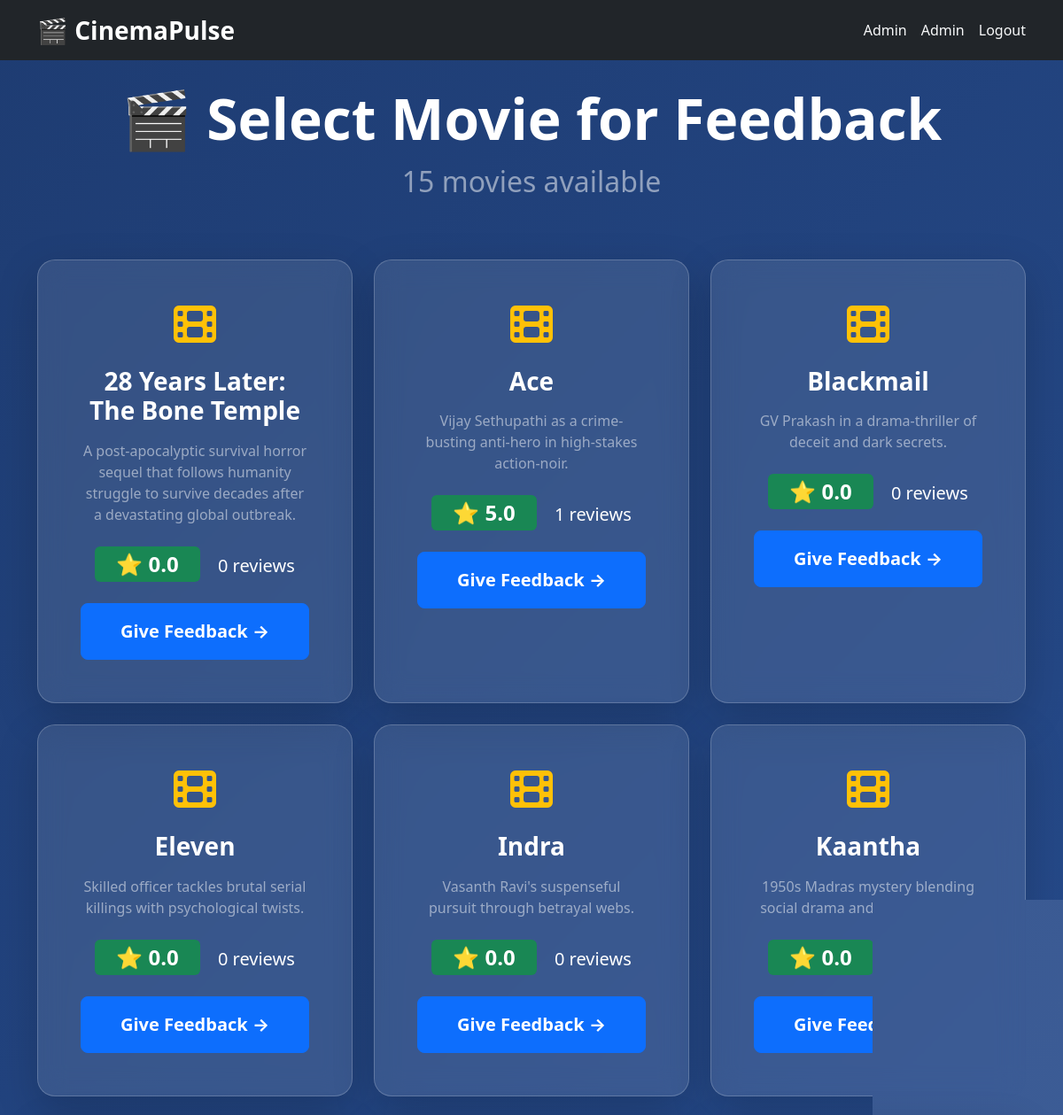
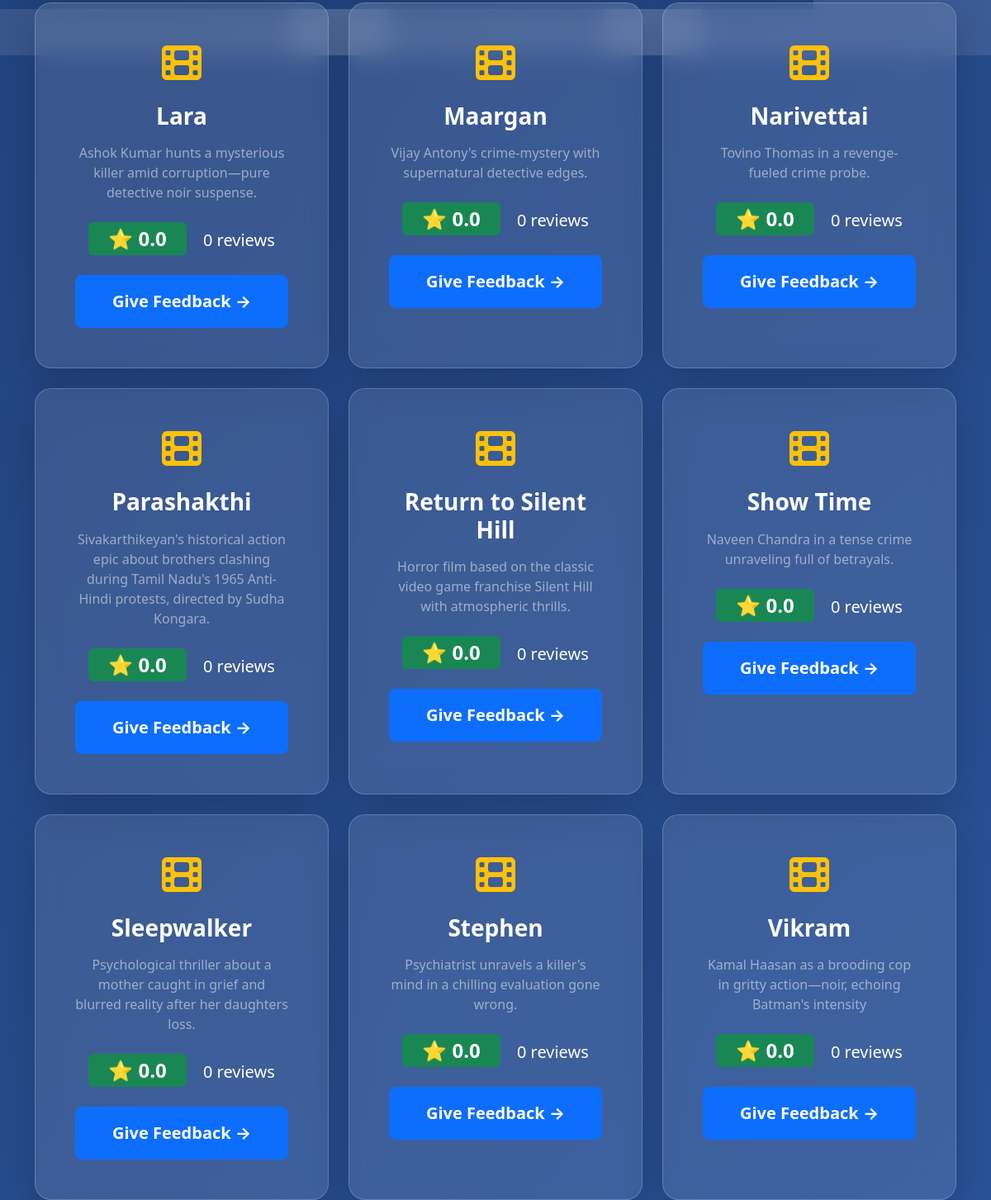
Page /home (signed in) on the committed database (2 pictures, top to bottom).
### tables this page shows
CREATE TABLE movies (
        id INTEGER PRIMARY KEY AUTOINCREMENT,
        title TEXT NOT NULL,
        description TEXT,
        average_rating REAL DEFAULT 0.0,
        total_reviews INTEGER DEFAULT 0
    );

### app.py (the view)
@app.route('/home')
def home():
    if 'user_id' not in session: return redirect(url_for('login'))
    conn = get_db()
    movies = conn.execute('SELECT * FROM movies ORDER BY title ASC').fetchall()
    conn.close()
    return render_template('home.html', movies=movies)

### app.py (called while the page is built)
def get_db():
    conn = sqlite3.connect('cinemapulse.db')
    conn.row_factory = sqlite3.Row
    return conn

### templates/home.html
{% extends "base.html" %}
{% block content %}
<div class="row mb-5 text-center">
    <h1 class="display-3 fw-bold text-white">🎬 Select Movie for Feedback</h1>
    <p class="lead fs-2 text-white-50">{{ movies|length }} movies available</p>
</div>
<div class="row g-4">
    {% for movie in movies %}
    <div class="col-lg-6 col-xl-4">
        <div class="card glass-effect h-100 shadow-lg">
            <div class="card-body p-5 text-center">
                <i class="fas fa-film fa-3x text-warning mb-4"></i>
                <h3 class="text-white fw-bold mb-3">{{ movie.title }}</h3>
                <p class="text-white-50 mb-4">{{ movie.description }}</p>
                <div class="mb-4">
                    <span class="badge bg-success fs-4 px-4 py-2">⭐ {{ "%.1f"|format(movie.average_rating) }}</span>
                    <span class="ms-3 fs-5 text-white">{{ movie.total_reviews }} reviews</span>
                </div>
                <a href="{{ url_for('feedback', movie_id=movie.id) }}" class="btn btn-primary btn-lg w-100 py-3 fw-bold">
                    Give Feedback →
                </a>
            </div>
        </div>
    </div>
    {% endfor %}
</div>
{% endblock %}

### templates/base.html (style rules this page uses)
body { background: linear-gradient(135deg, #1e3c72 0%, #2a5298 100%); min-height: 100vh; }
.glass-effect { background: rgba(255,255,255,0.1); backdrop-filter: blur(15px); border: 1px solid rgba(255,255,255,0.2); border-radius: 20px; }

### rows in the picture
movies: title "28 Years Later: The Bone Temple", description "A post-apocalyptic survival horror sequel that follows humanity struggle to survive decades after a devastating global outbreak.", average_rating "0.0", total_reviews "0"
movies: title "Ace", description "Vijay Sethupathi as a crime-busting anti-hero in high-stakes action-noir.", average_rating "5.0", total_reviews "1"
movies: title "Blackmail", description "GV Prakash in a drama-thriller of deceit and dark secrets.", average_rating "0.0", total_reviews "0"
movies: title "Eleven", description "Skilled officer tackles brutal serial killings with psychological twists.", average_rating "0.0", total_reviews "0"
movies: title "Indra", description "Vasanth Ravi's suspenseful pursuit through betrayal webs.", average_rating "0.0", total_reviews "0"
movies: title "Kaantha", description "1950s Madras mystery blending social drama and hidden crimes.", average_rating "0.0"
movies: title "Lara", description "Ashok Kumar hunts a mysterious killer amid corruption—pure detective noir suspense.", average_rating "0.0", total_reviews "0"
movies: title "Maargan", description "Vijay Antony's crime-mystery with supernatural detective edges.", average_rating "0.0", total_reviews "0"
movies: title "Narivettai", description "Tovino Thomas in a revenge-fueled crime probe.", average_rating "0.0", total_reviews "0"
movies: title "Parashakthi", description "Sivakarthikeyan's historical action epic about brothers clashing during Tamil Nadu's 1965 Anti-Hindi protests, directed by Sudha Kongara.", average_rating "0.0", total_reviews "0"
movies: title "Return to Silent Hill", description "Horror film based on the classic video game franchise Silent Hill with atmospheric thrills.", average_rating "0.0", total_reviews "0"
movies: title "Show Time", description "Naveen Chandra in a tense crime unraveling full of betrayals.", average_rating "0.0", total_reviews "0"
movies: title "Sleepwalker", description "Psychological thriller about a mother caught in grief and blurred reality after her daughters loss.", average_rating "0.0", total_reviews "0"
movies: title "Stephen", description "Psychiatrist unravels a killer's mind in a chilling evaluation gone wrong.", average_rating "0.0", total_reviews "0"
movies: title "Vikram", description "Kamal Haasan as a brooding cop in gritty action—noir, echoing Batman's intensity", average_rating "0.0", total_reviews "0"

### other values in the picture
{{ session.username }} "Admin"
{{ movies|length }} "15"
